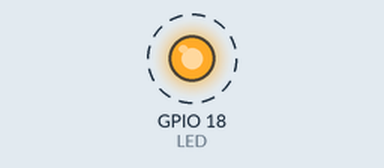
This program was run on a simulated Raspberry Pi (BCM pin numbers). Shown: output pins drawn as LEDs (lit = HIGH). Dashed ring = blinking. At 6.0 s the program stops and its outputs stay as they are.

Above: at 0.25 s.
Timing chart, 0 to 3.0 s (numbered marks = the images above):
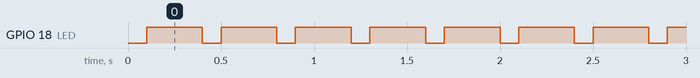

The program:

blick_led_finite.py
```python
import RPi.GPIO as GPIO
from time import sleep


def main():
    LED = 18

    GPIO.setwarnings(False)
    GPIO.setmode(GPIO.BCM)  # GPIO names
    # GPIO.setmode(GPIO.BOARD) # pin names
    GPIO.setup(LED, GPIO.OUT, initial=1)  # initial (0 or 1)

    for i in range(15):
        GPIO.output(LED, GPIO.LOW)
        sleep(.1)
        GPIO.output(LED, GPIO.HIGH)
        sleep(.3)


# clean up on exit
'''
	Useful if GPIO pin stays on.
	Turns it back of.
'''
if __name__ == '__main__':
    try:
        main()
        GPIO.cleanup()
    except KeyboardInterrupt:
        print(' - Interrupted')  # if CTRL+C is pressed, exit cleanly
        GPIO.cleanup()  # clean up all GPIO
```

Measured:
- by itself, GPIO 18 (LED): alternates HIGH for 0.30 s and LOW for 0.10 s, 30 changes in all, then stays LOW
